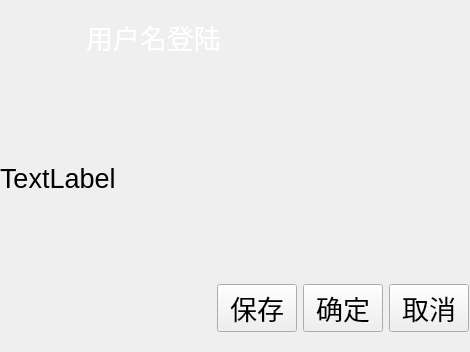
<?xml version="1.0" encoding="UTF-8"?>
<ui version="4.0">
 <class>MessageBox</class>
 <widget class="QWidget" name="MessageBox">
  <property name="geometry">
   <rect>
    <x>0</x>
    <y>0</y>
    <width>470</width>
    <height>352</height>
   </rect>
  </property>
  <property name="font">
   <font>
    <pointsize>20</pointsize>
   </font>
  </property>
  <property name="windowTitle">
   <string>Form</string>
  </property>
  <layout class="QGridLayout" name="gridLayout">
   <property name="leftMargin">
    <number>0</number>
   </property>
   <property name="topMargin">
    <number>1</number>
   </property>
   <property name="rightMargin">
    <number>1</number>
   </property>
   <item row="1" column="0">
    <widget class="QWidget" name="widgetBack" native="true">
     <layout class="QGridLayout" name="gridLayout_2">
      <property name="leftMargin">
       <number>0</number>
      </property>
      <property name="topMargin">
       <number>0</number>
      </property>
      <property name="rightMargin">
       <number>0</number>
      </property>
      <property name="bottomMargin">
       <number>0</number>
      </property>
      <item row="0" column="0">
       <widget class="QWidget" name="widgetTitle" native="true">
        <property name="autoFillBackground">
         <bool>true</bool>
        </property>
        <property name="styleSheet">
         <string notr="true"/>
        </property>
        <layout class="QHBoxLayout" name="horizontalLayout_2" stretch="0,0,0">
         <property name="spacing">
          <number>6</number>
         </property>
         <property name="leftMargin">
          <number>0</number>
         </property>
         <property name="topMargin">
          <number>0</number>
         </property>
         <property name="rightMargin">
          <number>0</number>
         </property>
         <property name="bottomMargin">
          <number>0</number>
         </property>
         <item>
          <widget class="QPushButton" name="pushButton">
           <property name="sizePolicy">
            <sizepolicy hsizetype="Preferred" vsizetype="Preferred">
             <horstretch>0</horstretch>
             <verstretch>0</verstretch>
            </sizepolicy>
           </property>
           <property name="icon">
            <iconset resource="tx2_iris.qrc">
             <normaloff>:/image/关 闭.png</normaloff>:/image/关 闭.png</iconset>
           </property>
           <property name="iconSize">
            <size>
             <width>48</width>
             <height>48</height>
            </size>
           </property>
           <property name="default">
            <bool>false</bool>
           </property>
           <property name="flat">
            <bool>true</bool>
           </property>
          </widget>
         </item>
         <item>
          <widget class="QLabel" name="labTitle">
           <property name="font">
            <font>
             <pointsize>20</pointsize>
            </font>
           </property>
           <property name="styleSheet">
            <string notr="true">color:rgb(255, 255, 255)</string>
           </property>
           <property name="text">
            <string>用户名登陆</string>
           </property>
          </widget>
         </item>
         <item>
          <spacer name="horizontalSpacer_4">
           <property name="orientation">
            <enum>Qt::Horizontal</enum>
           </property>
           <property name="sizeHint" stdset="0">
            <size>
             <width>40</width>
             <height>20</height>
            </size>
           </property>
          </spacer>
         </item>
        </layout>
       </widget>
      </item>
      <item row="1" column="0">
       <layout class="QHBoxLayout" name="horizontalLayout" stretch="1,2">
        <item>
         <widget class="QLabel" name="labImage">
          <property name="text">
           <string>TextLabel</string>
          </property>
         </widget>
        </item>
        <item>
         <widget class="QLabel" name="labContext">
          <property name="minimumSize">
           <size>
            <width>0</width>
            <height>200</height>
           </size>
          </property>
          <property name="font">
           <font>
            <pointsize>20</pointsize>
           </font>
          </property>
          <property name="autoFillBackground">
           <bool>true</bool>
          </property>
          <property name="text">
           <string/>
          </property>
          <property name="alignment">
           <set>Qt::AlignCenter</set>
          </property>
         </widget>
        </item>
       </layout>
      </item>
      <item row="2" column="0">
       <layout class="QHBoxLayout" name="horizontalLayout_3">
        <property name="bottomMargin">
         <number>9</number>
        </property>
        <item>
         <spacer name="horizontalSpacer">
          <property name="orientation">
           <enum>Qt::Horizontal</enum>
          </property>
          <property name="sizeHint" stdset="0">
           <size>
            <width>40</width>
            <height>20</height>
           </size>
          </property>
         </spacer>
        </item>
        <item>
         <widget class="QPushButton" name="btnSave">
          <property name="font">
           <font>
            <pointsize>20</pointsize>
           </font>
          </property>
          <property name="text">
           <string>保存</string>
          </property>
         </widget>
        </item>
        <item>
         <widget class="QPushButton" name="btnOK">
          <property name="font">
           <font>
            <pointsize>20</pointsize>
           </font>
          </property>
          <property name="text">
           <string>确定</string>
          </property>
         </widget>
        </item>
        <item>
         <widget class="QPushButton" name="btnCancel">
          <property name="font">
           <font>
            <pointsize>20</pointsize>
           </font>
          </property>
          <property name="text">
           <string>取消</string>
          </property>
         </widget>
        </item>
       </layout>
      </item>
     </layout>
    </widget>
   </item>
  </layout>
 </widget>
 <resources>
  <include location="tx2_iris.qrc"/>
 </resources>
 <connections/>
</ui>
